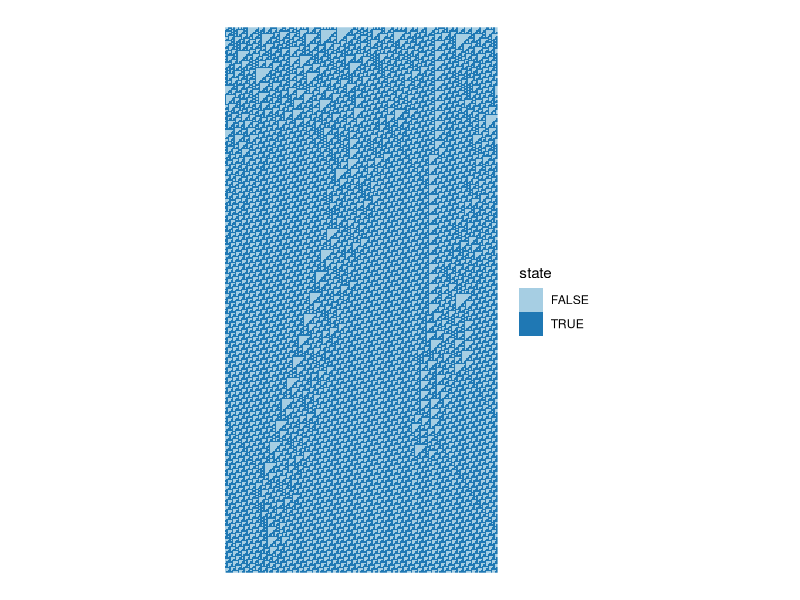
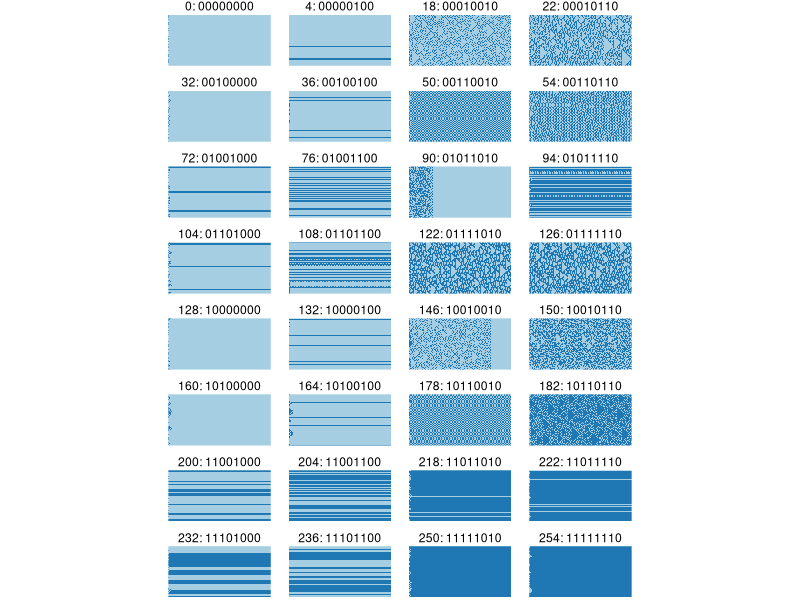

Recreate these plots in R, in order.
## ---- chunk 1
#| code-fold: true
library(dplyr)

# initialise random state, specified size and density
init_state <- function(n = 50, density = 0.5) {
  as.numeric(runif(n) < density)
}

# pre- and post-fix the last and first elements of the state
wrap_state <- function(x) {
  c(tail(x, 1), x, x[1])
}

# binary vector to decimal integer (most significant bits first)
as_decimal <- function(b) {
  sum((2 ^ ((length(b) - 1):0)) * b)
}

# convert decimal integer to vector of bits (most significant first)
as_binary <- function(n, n_bits = 8) {
  result <- c()
  for (i in 1:n_bits) {
    result <- c(n %% 2, result)
    n <- n %/% 2
  }
  result
}

rule_description <- function(rule_num) {
  paste(rule_num, 
        paste(as_binary(rule_num), collapse = ""), 
        sep = ": ")
}

# takes a matrix of CA states (each row a timestep) and appends
# a new row for the next system state
generation <- function(states, rule) {
  state <- tail(states, 1) |> c()
  w_state <- wrap_state(state)
  result <- c()
  for (i in 1:length(state)) {
    nbhd <- w_state[seq(i, i + 2)]
    result <- c(result, rule[as_decimal(nbhd) + 1])
  }
  matrix(c(states |> t() |> c(), result), nc = ncol(states), byrow = TRUE)
}

# generate a matrix of cell states where each row is the system state
one_d_ca <- function(rule = 30, n = 64, density = 0.5, t = 192) {
  s <- init_state(n, density)
  ss <- matrix(s, nr = 1)
  for (i in 2:t) {
    ss <- generation(ss, rev(as_binary(rule)))
  }
  ss
}
## ---- chunk 2
library(ggplot2)
library(reshape2)

one_d_ca(rule = 110, n = 192, density = 0.5, t = 384) |>
  reshape2::melt(c("t", "x"), value.name = "state") |>
  mutate(state = as.logical(state)) |>
  ggplot() +
    geom_raster(aes(x = x, y = -t, fill = state)) + 
    scale_fill_brewer(palette = "Paired") +
    coord_equal() +
    theme_void()
## ---- chunk 3
# convenience function to return a dataframe instead of a matrix
get_df <- function(rule, n = 64, density = 0.5, t = 192) {
  one_d_ca(rule = rule, n = n, density = density, t = t) |>
  reshape2::melt(c("t", "x"), value.name = "state") |>
  mutate(state = as.logical(state),
         rule = rule)
}

# The 32 rules that match Wolfram's selection criteria
rules <- c(  0,   4,  18,  22,  32,  36,  50,  54,
            72,  76,  90,  94, 104, 108, 122, 126,
           128, 132, 146, 150, 160, 164, 178, 182,
           200, 204, 218, 222, 232, 236, 250, 254)

df <- get_df(rules[1], t = 128)

for (rule in rules[2:32]) {
  df <- bind_rows(df, get_df(rule, t = 128))
}

# give the rules a better label
df$rule <- factor(df$rule, levels = rules,
                  labels = lapply(rules, rule_description))

ggplot(df) +
  geom_raster(aes(x = t, y = x, fill = state)) + 
  scale_fill_brewer(palette = "Paired") +
  coord_equal() +
  guides(fill = "none") +
  facet_wrap( ~ rule, ncol = 4) +
  theme_void()
## ---- chunk 4
#| code-fold: true
# License (MIT)
#
# Copyright (c) 2023 David O'Sullivan
#
# Permission is hereby granted, free of charge, to any person
# obtaining a copy of this software and associated documentation
# files (the "Software"), to deal in the Software without restriction,
# including without limitation the rights to use, copy, modify, merge,
# publish, distribute, sublicense, and/or sell copies of the Software,
# and to  permit persons to whom the Software is furnished to do so,
# subject to the following conditions:
#
# The above copyright notice and this permission notice shall be included
# in all copies or substantial portions of the Software.
#
# THE SOFTWARE IS PROVIDED "AS IS", WITHOUT WARRANTY OF ANY KIND, EXPRESS
# OR IMPLIED, INCLUDING BUT NOT LIMITED TO THE WARRANTIES OF MERCHANTABILITY,
# FITNESS FOR A PARTICULAR PURPOSE AND NONINFRINGEMENT. IN NO EVENT SHALL
# THE AUTHORS OR COPYRIGHT HOLDERS BE LIABLE FOR ANY CLAIM, DAMAGES OR OTHER
# LIABILITY, WHETHER IN AN ACTION OF CONTRACT, TORT OR OTHERWISE, ARISING
# FROM, OUT OF OR IN CONNECTION WITH THE SOFTWARE OR THE USE OR OTHER
# DEALINGS IN THE SOFTWARE.
